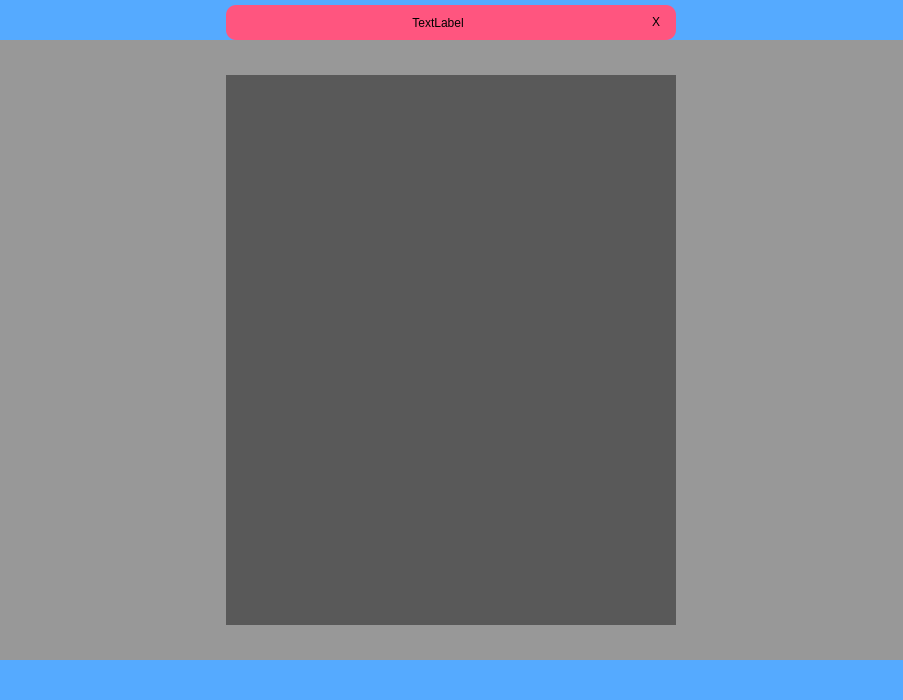
<?xml version="1.0" encoding="UTF-8"?>
<ui version="4.0">
 <class>MainWindow</class>
 <widget class="QMainWindow" name="MainWindow">
  <property name="geometry">
   <rect>
    <x>0</x>
    <y>0</y>
    <width>903</width>
    <height>700</height>
   </rect>
  </property>
  <property name="minimumSize">
   <size>
    <width>500</width>
    <height>700</height>
   </size>
  </property>
  <property name="windowTitle">
   <string>MainWindow</string>
  </property>
  <widget class="QWidget" name="centralwidget">
   <layout class="QVBoxLayout" name="verticalLayout">
    <property name="spacing">
     <number>0</number>
    </property>
    <property name="leftMargin">
     <number>0</number>
    </property>
    <property name="topMargin">
     <number>0</number>
    </property>
    <property name="rightMargin">
     <number>0</number>
    </property>
    <property name="bottomMargin">
     <number>0</number>
    </property>
    <item>
     <widget class="QFrame" name="top_bar">
      <property name="maximumSize">
       <size>
        <width>16777215</width>
        <height>40</height>
       </size>
      </property>
      <property name="styleSheet">
       <string notr="true">background-color: rgb(85, 170, 255);</string>
      </property>
      <property name="frameShape">
       <enum>QFrame::NoFrame</enum>
      </property>
      <property name="frameShadow">
       <enum>QFrame::Raised</enum>
      </property>
      <layout class="QHBoxLayout" name="horizontalLayout_2">
       <property name="leftMargin">
        <number>0</number>
       </property>
       <property name="topMargin">
        <number>5</number>
       </property>
       <property name="rightMargin">
        <number>0</number>
       </property>
       <property name="bottomMargin">
        <number>0</number>
       </property>
       <item>
        <widget class="QFrame" name="frame_error">
         <property name="maximumSize">
          <size>
           <width>450</width>
           <height>16777215</height>
          </size>
         </property>
         <property name="styleSheet">
          <string notr="true">background-color: rgb(255, 85, 127);
border-radius: 10px </string>
         </property>
         <property name="frameShape">
          <enum>QFrame::StyledPanel</enum>
         </property>
         <property name="frameShadow">
          <enum>QFrame::Raised</enum>
         </property>
         <layout class="QHBoxLayout" name="horizontalLayout_3">
          <property name="spacing">
           <number>6</number>
          </property>
          <property name="leftMargin">
           <number>10</number>
          </property>
          <property name="topMargin">
           <number>3</number>
          </property>
          <property name="rightMargin">
           <number>10</number>
          </property>
          <property name="bottomMargin">
           <number>3</number>
          </property>
          <item>
           <widget class="QLabel" name="label_error">
            <property name="text">
             <string>TextLabel</string>
            </property>
            <property name="alignment">
             <set>Qt::AlignCenter</set>
            </property>
           </widget>
          </item>
          <item>
           <widget class="QPushButton" name="pushButton">
            <property name="maximumSize">
             <size>
              <width>20</width>
              <height>20</height>
             </size>
            </property>
            <property name="styleSheet">
             <string notr="true">QPushButton {
	border-radius: 5px
}
QPushButton:hover {
	color: rgb(200, 200, 200);
	background-color: rgb(35, 35, 35);
}
QPushButton:pressed {
	color: rgb(200, 200, 200);
	background-color: rgb(80, 80, 80);
}</string>
            </property>
            <property name="text">
             <string>X</string>
            </property>
           </widget>
          </item>
         </layout>
        </widget>
       </item>
      </layout>
     </widget>
    </item>
    <item>
     <widget class="QFrame" name="content">
      <property name="styleSheet">
       <string notr="true">background-color: rgb(152, 152, 152);</string>
      </property>
      <property name="frameShape">
       <enum>QFrame::NoFrame</enum>
      </property>
      <property name="frameShadow">
       <enum>QFrame::Raised</enum>
      </property>
      <layout class="QHBoxLayout" name="horizontalLayout">
       <item>
        <widget class="QFrame" name="login_area">
         <property name="maximumSize">
          <size>
           <width>450</width>
           <height>550</height>
          </size>
         </property>
         <property name="styleSheet">
          <string notr="true">background-color: rgb(89, 89, 89);</string>
         </property>
         <property name="frameShape">
          <enum>QFrame::NoFrame</enum>
         </property>
         <property name="frameShadow">
          <enum>QFrame::Raised</enum>
         </property>
        </widget>
       </item>
      </layout>
     </widget>
    </item>
    <item>
     <widget class="QFrame" name="bottom">
      <property name="maximumSize">
       <size>
        <width>16777215</width>
        <height>40</height>
       </size>
      </property>
      <property name="styleSheet">
       <string notr="true">background-color: rgb(85, 170, 255);</string>
      </property>
      <property name="frameShape">
       <enum>QFrame::NoFrame</enum>
      </property>
      <property name="frameShadow">
       <enum>QFrame::Raised</enum>
      </property>
     </widget>
    </item>
   </layout>
  </widget>
  <widget class="QMenuBar" name="menubar">
   <property name="geometry">
    <rect>
     <x>0</x>
     <y>0</y>
     <width>903</width>
     <height>20</height>
    </rect>
   </property>
  </widget>
 </widget>
 <resources/>
 <connections/>
</ui>
